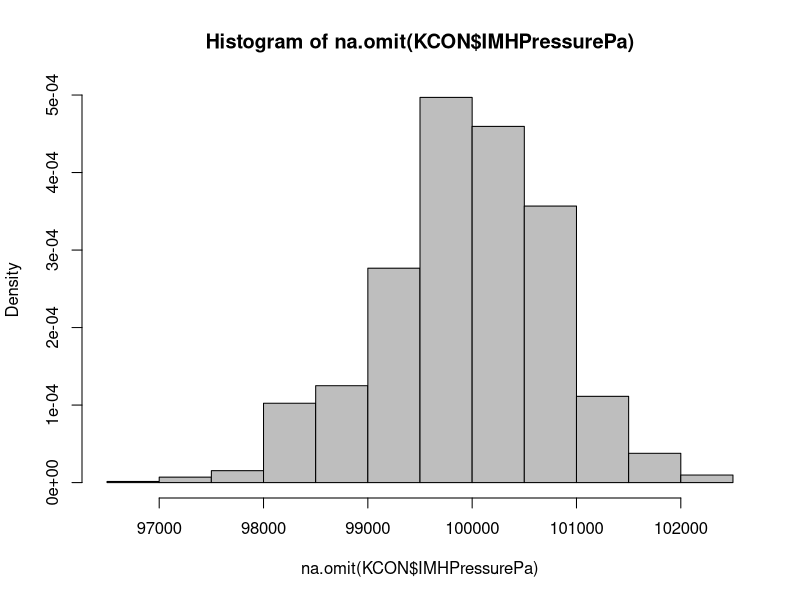
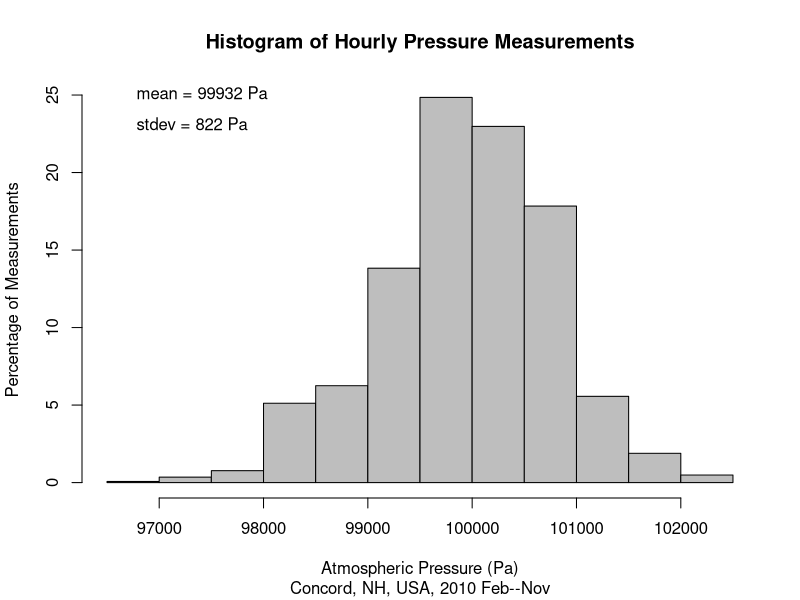

The R script that drew these images, in order:
# R script
# IMH 21 Dec 2015
# reads in NOAA archival weather data, parses time, and readies Pa
# http://www.ncdc.noaa.gov/qclcd/QCLCD
KCON <- read.csv("2010-KCON.txt",skip=7,header=TRUE,stringsAsFactors=FALSE,sep=",")
KCON$IMHDateTime <- as.POSIXct(strptime(paste(KCON$Date%/%10000,(KCON$Date%%10000)%/%100,KCON$Date%%100,KCON$Time%%100,KCON$Time%/%100,sep=" "),"%Y %m %d %M %H",tz="EST5EDT"))
KCON$IMHPressurePa <- as.numeric(KCON$StationPressure)*3386.39
#plot(KCON$IMHDateTime,KCON$IMHPressurePa,xlab="Day in 2010",ylab="Pressure (Pa)",col=2,pch=-1)
h <- hist(na.omit(KCON$IMHPressurePa),freq=FALSE,col='grey')
h$density <- h$counts/sum(h$counts)*100
plot(h,freq=FALSE,ylab="Percentage of Measurements",xlab="Atmospheric Pressure (Pa)", main="Histogram of Hourly Pressure Measurements",sub="Concord, NH, USA, 2010 Feb--Nov",col='grey')
x <- na.omit(KCON$IMHPressurePa)
text(min(x),y=25,paste("mean =",floor(mean(x)),"Pa"),pos=4,offset=0.0)
text(min(x),y=23,paste("stdev =",floor(sd(x)),"Pa"),pos=4,offset=0.0)
#xfit <- seq(min(x),max(x),length=128)
#yfit <- dnorm(xfit,mean=mean(x),sd=sd(x))
#lines(xfit,yfit,col=3,lwd=2)
